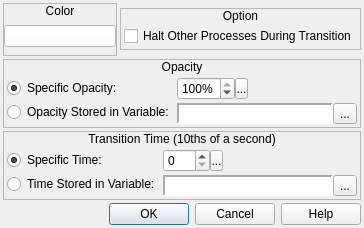
<?xml version="1.0" encoding="UTF-8"?>
<ui version="4.0">
 <class>ConfigureEvent_TintScreen</class>
 <widget class="QDialog" name="ConfigureEvent_TintScreen">
  <property name="geometry">
   <rect>
    <x>0</x>
    <y>0</y>
    <width>364</width>
    <height>228</height>
   </rect>
  </property>
  <property name="windowTitle">
   <string>Tint Screen</string>
  </property>
  <property name="windowIcon">
   <iconset resource="gui_icons.qrc">
    <normaloff>:/icons/openrpgmaker.png</normaloff>:/icons/openrpgmaker.png</iconset>
  </property>
  <property name="styleSheet">
   <string notr="true">.QFrame
{
	border-width: 1px;
	border-style: solid;
	border-color: palette(window-text);
}

.QFrame&gt;QLabel
{
	border-width: 0px;
	background-color: palette(window-text);
	color: palette(window);
	font-weight: bold;
}

.QFrame&gt;QCheckBox
{
	background-color: palette(window-text);
	border-width: 0px;
	border-style: none;
	color: palette(window);
	spacing: 3px;
	font-weight: bold;
	padding: 0px 0px 0px 3px;
}

.QFrame&gt;QCheckBox::indicator
{
	min-width: 8px;
	max-width: 8px;
	min-height: 8px;
	max-height: 8px;
	width: 8px;
	height: 8px;
	border-width: 2px;
	border-radius: 0px;
	border-style: ridge;
	border-color: palette(mid);
}

.QFrame&gt;QCheckBox::indicator:unchecked
{
	background-color: palette(base);
}

.QFrame&gt;QCheckBox::indicator:checked
{
	background-color: palette(window-text);
}

.QFrame&gt;QCheckBox::indicator:hover
{
	border-color: palette(highlight);
}</string>
  </property>
  <layout class="QVBoxLayout" name="verticalLayout">
   <property name="spacing">
    <number>3</number>
   </property>
   <property name="margin">
    <number>3</number>
   </property>
   <item>
    <widget class="QWidget" name="widget" native="true">
     <layout class="QHBoxLayout" name="horizontalLayout">
      <property name="spacing">
       <number>3</number>
      </property>
      <property name="margin">
       <number>0</number>
      </property>
      <item>
       <widget class="QFrame" name="frmColor">
        <property name="frameShape">
         <enum>QFrame::StyledPanel</enum>
        </property>
        <property name="frameShadow">
         <enum>QFrame::Raised</enum>
        </property>
        <layout class="QVBoxLayout" name="verticalLayout_2">
         <property name="spacing">
          <number>0</number>
         </property>
         <property name="margin">
          <number>0</number>
         </property>
         <item>
          <widget class="QLabel" name="label_2">
           <property name="sizePolicy">
            <sizepolicy hsizetype="Preferred" vsizetype="Fixed">
             <horstretch>0</horstretch>
             <verstretch>0</verstretch>
            </sizepolicy>
           </property>
           <property name="text">
            <string>Color</string>
           </property>
           <property name="alignment">
            <set>Qt::AlignCenter</set>
           </property>
          </widget>
         </item>
         <item>
          <widget class="QWidget" name="widget_2" native="true">
           <layout class="QHBoxLayout" name="horizontalLayout_2">
            <property name="spacing">
             <number>0</number>
            </property>
            <property name="margin">
             <number>0</number>
            </property>
            <item>
             <widget class="ColorButton" name="bColor">
              <property name="sizePolicy">
               <sizepolicy hsizetype="Preferred" vsizetype="Fixed">
                <horstretch>0</horstretch>
                <verstretch>0</verstretch>
               </sizepolicy>
              </property>
              <property name="styleSheet">
               <string notr="true">background-color: rgb(255, 255, 255);</string>
              </property>
              <property name="text">
               <string/>
              </property>
             </widget>
            </item>
           </layout>
          </widget>
         </item>
        </layout>
       </widget>
      </item>
      <item>
       <widget class="QFrame" name="frmOption">
        <property name="sizePolicy">
         <sizepolicy hsizetype="Preferred" vsizetype="Fixed">
          <horstretch>0</horstretch>
          <verstretch>0</verstretch>
         </sizepolicy>
        </property>
        <property name="frameShape">
         <enum>QFrame::StyledPanel</enum>
        </property>
        <property name="frameShadow">
         <enum>QFrame::Raised</enum>
        </property>
        <layout class="QVBoxLayout" name="verticalLayout_3">
         <property name="spacing">
          <number>0</number>
         </property>
         <property name="margin">
          <number>0</number>
         </property>
         <item>
          <widget class="QLabel" name="label_3">
           <property name="sizePolicy">
            <sizepolicy hsizetype="Preferred" vsizetype="Fixed">
             <horstretch>0</horstretch>
             <verstretch>0</verstretch>
            </sizepolicy>
           </property>
           <property name="text">
            <string>Option</string>
           </property>
           <property name="alignment">
            <set>Qt::AlignCenter</set>
           </property>
          </widget>
         </item>
         <item>
          <widget class="QWidget" name="widget_3" native="true">
           <layout class="QVBoxLayout" name="verticalLayout_4">
            <property name="spacing">
             <number>3</number>
            </property>
            <property name="margin">
             <number>3</number>
            </property>
            <item>
             <widget class="QCheckBox" name="cbHaltOtherProcesses">
              <property name="text">
               <string>Halt Other Processes During Transition</string>
              </property>
             </widget>
            </item>
           </layout>
          </widget>
         </item>
        </layout>
       </widget>
      </item>
     </layout>
    </widget>
   </item>
   <item>
    <widget class="QFrame" name="frmOpacity">
     <property name="sizePolicy">
      <sizepolicy hsizetype="Preferred" vsizetype="Fixed">
       <horstretch>0</horstretch>
       <verstretch>0</verstretch>
      </sizepolicy>
     </property>
     <property name="frameShape">
      <enum>QFrame::StyledPanel</enum>
     </property>
     <property name="frameShadow">
      <enum>QFrame::Raised</enum>
     </property>
     <layout class="QVBoxLayout" name="verticalLayout_17">
      <property name="spacing">
       <number>0</number>
      </property>
      <property name="margin">
       <number>0</number>
      </property>
      <item>
       <widget class="QLabel" name="label_16">
        <property name="sizePolicy">
         <sizepolicy hsizetype="Preferred" vsizetype="Fixed">
          <horstretch>0</horstretch>
          <verstretch>0</verstretch>
         </sizepolicy>
        </property>
        <property name="text">
         <string>Opacity</string>
        </property>
        <property name="alignment">
         <set>Qt::AlignCenter</set>
        </property>
       </widget>
      </item>
      <item>
       <widget class="QWidget" name="widget_25" native="true">
        <layout class="QHBoxLayout" name="horizontalLayout_17">
         <property name="spacing">
          <number>3</number>
         </property>
         <property name="margin">
          <number>3</number>
         </property>
         <item>
          <widget class="QWidget" name="widget_26" native="true">
           <property name="sizePolicy">
            <sizepolicy hsizetype="Fixed" vsizetype="Preferred">
             <horstretch>0</horstretch>
             <verstretch>0</verstretch>
            </sizepolicy>
           </property>
           <layout class="QVBoxLayout" name="verticalLayout_18">
            <property name="spacing">
             <number>3</number>
            </property>
            <property name="margin">
             <number>0</number>
            </property>
            <item>
             <widget class="QRadioButton" name="rbSpecificOpacity">
              <property name="sizePolicy">
               <sizepolicy hsizetype="Fixed" vsizetype="Fixed">
                <horstretch>0</horstretch>
                <verstretch>0</verstretch>
               </sizepolicy>
              </property>
              <property name="text">
               <string>Specific Opacity:</string>
              </property>
              <property name="checked">
               <bool>true</bool>
              </property>
             </widget>
            </item>
            <item>
             <widget class="QRadioButton" name="rbStoredOpacity">
              <property name="sizePolicy">
               <sizepolicy hsizetype="Fixed" vsizetype="Fixed">
                <horstretch>0</horstretch>
                <verstretch>0</verstretch>
               </sizepolicy>
              </property>
              <property name="text">
               <string>Opacity Stored in Variable:</string>
              </property>
             </widget>
            </item>
           </layout>
          </widget>
         </item>
         <item>
          <widget class="QWidget" name="widget_27" native="true">
           <layout class="QVBoxLayout" name="verticalLayout_19">
            <property name="spacing">
             <number>3</number>
            </property>
            <property name="margin">
             <number>0</number>
            </property>
            <item>
             <widget class="QWidget" name="wOpacity" native="true">
              <property name="sizePolicy">
               <sizepolicy hsizetype="Fixed" vsizetype="Fixed">
                <horstretch>0</horstretch>
                <verstretch>0</verstretch>
               </sizepolicy>
              </property>
              <layout class="QHBoxLayout" name="horizontalLayout_18">
               <property name="spacing">
                <number>0</number>
               </property>
               <property name="margin">
                <number>0</number>
               </property>
               <item>
                <widget class="QSpinBox" name="sbOpacity">
                 <property name="sizePolicy">
                  <sizepolicy hsizetype="Preferred" vsizetype="Fixed">
                   <horstretch>0</horstretch>
                   <verstretch>0</verstretch>
                  </sizepolicy>
                 </property>
                 <property name="accelerated">
                  <bool>true</bool>
                 </property>
                 <property name="suffix">
                  <string>%</string>
                 </property>
                 <property name="minimum">
                  <number>0</number>
                 </property>
                 <property name="maximum">
                  <number>100</number>
                 </property>
                 <property name="value">
                  <number>100</number>
                 </property>
                </widget>
               </item>
               <item>
                <widget class="SpinBoxSideButton" name="bOpacitySideButton">
                 <property name="minimumSize">
                  <size>
                   <width>13</width>
                   <height>21</height>
                  </size>
                 </property>
                 <property name="maximumSize">
                  <size>
                   <width>13</width>
                   <height>21</height>
                  </size>
                 </property>
                 <property name="text">
                  <string>...</string>
                 </property>
                 <property name="icon">
                  <iconset resource="gui_icons.qrc">
                   <normaloff>:/icons/spinBoxSideButton.png</normaloff>:/icons/spinBoxSideButton.png</iconset>
                 </property>
                 <property name="iconSize">
                  <size>
                   <width>8</width>
                   <height>16</height>
                  </size>
                 </property>
                </widget>
               </item>
              </layout>
             </widget>
            </item>
            <item>
             <widget class="QWidget" name="wOpacityVariable" native="true">
              <property name="sizePolicy">
               <sizepolicy hsizetype="Preferred" vsizetype="Fixed">
                <horstretch>0</horstretch>
                <verstretch>0</verstretch>
               </sizepolicy>
              </property>
              <layout class="QHBoxLayout" name="horizontalLayout_37">
               <property name="spacing">
                <number>0</number>
               </property>
               <property name="margin">
                <number>0</number>
               </property>
               <item>
                <widget class="QLabel" name="lblOpacityVariable">
                 <property name="sizePolicy">
                  <sizepolicy hsizetype="Preferred" vsizetype="Preferred">
                   <horstretch>0</horstretch>
                   <verstretch>0</verstretch>
                  </sizepolicy>
                 </property>
                 <property name="minimumSize">
                  <size>
                   <width>150</width>
                   <height>0</height>
                  </size>
                 </property>
                 <property name="font">
                  <font>
                   <family>Monospace</family>
                  </font>
                 </property>
                 <property name="styleSheet">
                  <string notr="true">background-color: palette(base);</string>
                 </property>
                 <property name="frameShape">
                  <enum>QFrame::Panel</enum>
                 </property>
                 <property name="frameShadow">
                  <enum>QFrame::Sunken</enum>
                 </property>
                 <property name="lineWidth">
                  <number>2</number>
                 </property>
                 <property name="text">
                  <string/>
                 </property>
                </widget>
               </item>
               <item>
                <widget class="QToolButton" name="bBrowseOpacityVariables">
                 <property name="text">
                  <string>...</string>
                 </property>
                 <property name="icon">
                  <iconset resource="gui_icons.qrc">
                   <normaloff>:/icons/fileopen.png</normaloff>:/icons/fileopen.png</iconset>
                 </property>
                </widget>
               </item>
              </layout>
             </widget>
            </item>
           </layout>
          </widget>
         </item>
        </layout>
       </widget>
      </item>
     </layout>
    </widget>
   </item>
   <item>
    <widget class="QFrame" name="frmDelay">
     <property name="sizePolicy">
      <sizepolicy hsizetype="Preferred" vsizetype="Fixed">
       <horstretch>0</horstretch>
       <verstretch>0</verstretch>
      </sizepolicy>
     </property>
     <property name="frameShape">
      <enum>QFrame::StyledPanel</enum>
     </property>
     <property name="frameShadow">
      <enum>QFrame::Raised</enum>
     </property>
     <layout class="QVBoxLayout" name="verticalLayout_20">
      <property name="spacing">
       <number>0</number>
      </property>
      <property name="margin">
       <number>0</number>
      </property>
      <item>
       <widget class="QLabel" name="label_17">
        <property name="sizePolicy">
         <sizepolicy hsizetype="Preferred" vsizetype="Fixed">
          <horstretch>0</horstretch>
          <verstretch>0</verstretch>
         </sizepolicy>
        </property>
        <property name="text">
         <string>Transition Time (10ths of a second)</string>
        </property>
        <property name="alignment">
         <set>Qt::AlignCenter</set>
        </property>
       </widget>
      </item>
      <item>
       <widget class="QWidget" name="widget_28" native="true">
        <layout class="QHBoxLayout" name="horizontalLayout_19">
         <property name="spacing">
          <number>3</number>
         </property>
         <property name="margin">
          <number>3</number>
         </property>
         <item>
          <widget class="QWidget" name="widget_29" native="true">
           <property name="sizePolicy">
            <sizepolicy hsizetype="Fixed" vsizetype="Preferred">
             <horstretch>0</horstretch>
             <verstretch>0</verstretch>
            </sizepolicy>
           </property>
           <layout class="QVBoxLayout" name="verticalLayout_21">
            <property name="spacing">
             <number>3</number>
            </property>
            <property name="margin">
             <number>0</number>
            </property>
            <item>
             <widget class="QRadioButton" name="rbSpecificTime">
              <property name="sizePolicy">
               <sizepolicy hsizetype="Fixed" vsizetype="Fixed">
                <horstretch>0</horstretch>
                <verstretch>0</verstretch>
               </sizepolicy>
              </property>
              <property name="text">
               <string>Specific Time:</string>
              </property>
              <property name="checked">
               <bool>true</bool>
              </property>
             </widget>
            </item>
            <item>
             <widget class="QRadioButton" name="rbStoredTime">
              <property name="sizePolicy">
               <sizepolicy hsizetype="Fixed" vsizetype="Fixed">
                <horstretch>0</horstretch>
                <verstretch>0</verstretch>
               </sizepolicy>
              </property>
              <property name="text">
               <string>Time Stored in Variable:</string>
              </property>
             </widget>
            </item>
           </layout>
          </widget>
         </item>
         <item>
          <widget class="QWidget" name="widget_30" native="true">
           <layout class="QVBoxLayout" name="verticalLayout_22">
            <property name="spacing">
             <number>3</number>
            </property>
            <property name="margin">
             <number>0</number>
            </property>
            <item>
             <widget class="QWidget" name="wTime" native="true">
              <property name="sizePolicy">
               <sizepolicy hsizetype="Fixed" vsizetype="Fixed">
                <horstretch>0</horstretch>
                <verstretch>0</verstretch>
               </sizepolicy>
              </property>
              <layout class="QHBoxLayout" name="horizontalLayout_20">
               <property name="spacing">
                <number>0</number>
               </property>
               <property name="margin">
                <number>0</number>
               </property>
               <item>
                <widget class="QSpinBox" name="sbTime">
                 <property name="sizePolicy">
                  <sizepolicy hsizetype="Preferred" vsizetype="Fixed">
                   <horstretch>0</horstretch>
                   <verstretch>0</verstretch>
                  </sizepolicy>
                 </property>
                 <property name="accelerated">
                  <bool>true</bool>
                 </property>
                 <property name="maximum">
                  <number>100</number>
                 </property>
                </widget>
               </item>
               <item>
                <widget class="SpinBoxSideButton" name="bTimeSideButton">
                 <property name="minimumSize">
                  <size>
                   <width>13</width>
                   <height>21</height>
                  </size>
                 </property>
                 <property name="maximumSize">
                  <size>
                   <width>13</width>
                   <height>21</height>
                  </size>
                 </property>
                 <property name="text">
                  <string>...</string>
                 </property>
                 <property name="icon">
                  <iconset resource="gui_icons.qrc">
                   <normaloff>:/icons/spinBoxSideButton.png</normaloff>:/icons/spinBoxSideButton.png</iconset>
                 </property>
                 <property name="iconSize">
                  <size>
                   <width>8</width>
                   <height>16</height>
                  </size>
                 </property>
                </widget>
               </item>
              </layout>
             </widget>
            </item>
            <item>
             <widget class="QWidget" name="wTimeVariable" native="true">
              <property name="sizePolicy">
               <sizepolicy hsizetype="Preferred" vsizetype="Fixed">
                <horstretch>0</horstretch>
                <verstretch>0</verstretch>
               </sizepolicy>
              </property>
              <layout class="QHBoxLayout" name="horizontalLayout_38">
               <property name="spacing">
                <number>0</number>
               </property>
               <property name="margin">
                <number>0</number>
               </property>
               <item>
                <widget class="QLabel" name="lblTimeVariable">
                 <property name="sizePolicy">
                  <sizepolicy hsizetype="Preferred" vsizetype="Preferred">
                   <horstretch>0</horstretch>
                   <verstretch>0</verstretch>
                  </sizepolicy>
                 </property>
                 <property name="minimumSize">
                  <size>
                   <width>150</width>
                   <height>0</height>
                  </size>
                 </property>
                 <property name="font">
                  <font>
                   <family>Monospace</family>
                  </font>
                 </property>
                 <property name="styleSheet">
                  <string notr="true">background-color: palette(base);</string>
                 </property>
                 <property name="frameShape">
                  <enum>QFrame::Panel</enum>
                 </property>
                 <property name="frameShadow">
                  <enum>QFrame::Sunken</enum>
                 </property>
                 <property name="lineWidth">
                  <number>2</number>
                 </property>
                 <property name="text">
                  <string/>
                 </property>
                </widget>
               </item>
               <item>
                <widget class="QToolButton" name="bBrowseTimeVariables">
                 <property name="text">
                  <string>...</string>
                 </property>
                 <property name="icon">
                  <iconset resource="gui_icons.qrc">
                   <normaloff>:/icons/fileopen.png</normaloff>:/icons/fileopen.png</iconset>
                 </property>
                </widget>
               </item>
              </layout>
             </widget>
            </item>
           </layout>
          </widget>
         </item>
        </layout>
       </widget>
      </item>
     </layout>
    </widget>
   </item>
   <item>
    <widget class="QDialogButtonBox" name="buttonBox">
     <property name="orientation">
      <enum>Qt::Horizontal</enum>
     </property>
     <property name="standardButtons">
      <set>QDialogButtonBox::Cancel|QDialogButtonBox::Help|QDialogButtonBox::Ok</set>
     </property>
    </widget>
   </item>
  </layout>
 </widget>
 <customwidgets>
  <customwidget>
   <class>ColorButton</class>
   <extends>QPushButton</extends>
   <header>colorbutton.h</header>
  </customwidget>
  <customwidget>
   <class>SpinBoxSideButton</class>
   <extends>QToolButton</extends>
   <header>spinboxsidebutton.h</header>
  </customwidget>
 </customwidgets>
 <resources>
  <include location="gui_icons.qrc"/>
 </resources>
 <connections>
  <connection>
   <sender>buttonBox</sender>
   <signal>accepted()</signal>
   <receiver>ConfigureEvent_TintScreen</receiver>
   <slot>accept()</slot>
   <hints>
    <hint type="sourcelabel">
     <x>248</x>
     <y>254</y>
    </hint>
    <hint type="destinationlabel">
     <x>157</x>
     <y>274</y>
    </hint>
   </hints>
  </connection>
  <connection>
   <sender>buttonBox</sender>
   <signal>rejected()</signal>
   <receiver>ConfigureEvent_TintScreen</receiver>
   <slot>reject()</slot>
   <hints>
    <hint type="sourcelabel">
     <x>316</x>
     <y>260</y>
    </hint>
    <hint type="destinationlabel">
     <x>286</x>
     <y>274</y>
    </hint>
   </hints>
  </connection>
 </connections>
</ui>
